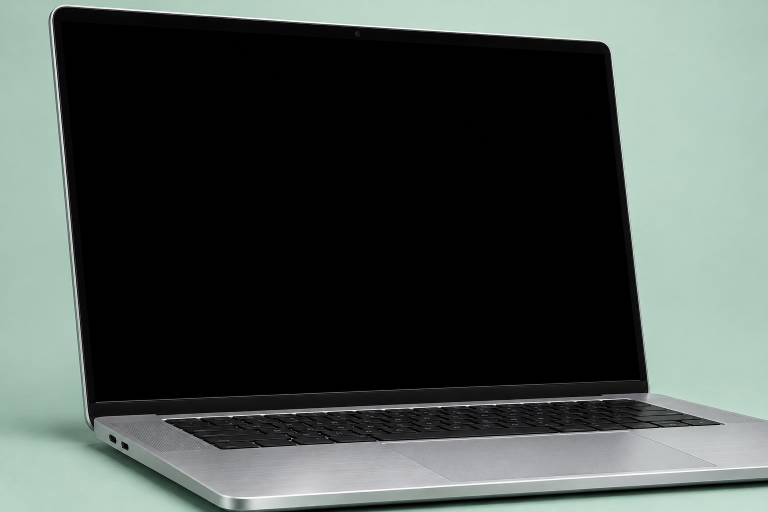
#> input picture marketing/launch/commercial-film-v1/originals/social-mac-plate.png, 1536 x 1024 px (shown at 1/2 size)
$ python social_covers.py
#> lines starting #> are read from the running program, lines starting #| are printed output that depends on the picture
### marketing/launch/commercial-film-v1/studio/chrome/composer.py
"""Editable, offline Chrome / ChatGPT draft composite. All geometry is in points.

draw_window(t, picture, scale=2, lang="en") produces a transparent, rounded 640x560 window.
The image visible in the editable draft is sampled from the caller's picture.
The Chrome / ChatGPT layout is reconstructed and does not control a browser.
"""
from functools import lru_cache
from math import cos, pi, sin
from pathlib import Path

from PIL import Image, ImageDraw, ImageFont, ImageOps

WIDTH, HEIGHT = 640, 560
ATTACH_TIME = 13.45
DRAFT = {
    "en": ("What’s on your mind today?", "What stands out in this photo?", " Look at the lean."),
    "zh-CN": ("今天想聊些什么？", "这张照片最吸引你的是什么？", "看看车手的倾角。"),
}
KEYSTROKES = {
    "en": (17.80,17.95,18.07,18.22,18.34,18.60,18.76,18.89,19.08,19.24,19.37,19.50,19.71,19.88,20.05,20.19,20.42,20.65),
    "zh-CN": (17.80,18.10,18.34,18.89,19.24,19.71,20.05,20.65),
}
TYPE_START, TYPE_END = 17.8, 20.65
ROOT = Path(__file__).resolve().parent
INK, MUTED, HAIR = "#1b1b1b", "#565656", "#DADADC"
FONT_PATHS = (
    "/System/Library/Fonts/HelveticaNeue.ttc",
    "/usr/share/fonts/truetype/dejavu/DejaVuSans.ttf",
)
_MATERIAL_KEY = None
_MATERIAL = None


# [10 lines left out: function _font, not called in this run]


class _Pen:
    def __init__(self, im, scale):
        self.im, self.s, self.d = im, scale, ImageDraw.Draw(im)

    def p(self, xy):
        return [round(v * self.s) for v in xy]

    def rect(self, box, color, radius=0, stroke=None, sw=1):
        self.d.rounded_rectangle(self.p(box), radius=round(radius*self.s),
                                 fill=color, outline=stroke, width=max(1, round(sw*self.s)))

    def ellipse(self, xy, fill, stroke=None, sw=1):
        self.d.ellipse(self.p(xy), fill, stroke, max(1, round(sw*self.s)))

    def line(self, points, fill, sw=1):
        pts = [tuple(self.p(pt)) for pt in points]
        self.d.line(pts, fill=fill, width=max(1, round(sw*self.s)), joint="curve")

    # [4 lines left out: function label, not called in this run]


@lru_cache(maxsize=4)
def _favicon(scale):
    asset = ROOT / "chatgpt-favicon.webp"
    with Image.open(asset) as f:
        return f.convert("RGBA").resize((round(15*scale),)*2, Image.Resampling.LANCZOS)


@lru_cache(maxsize=4)
def _base(scale):
    W,H = round(WIDTH*scale),round(HEIGHT*scale)
    im=Image.new("RGBA",(W,H),"#ffffff")
    q=_Pen(im,scale)
    # Chrome for macOS, light theme. A single tab is selected. The omnibox
    # shows only the public origin. There is no personal account or tab data.
    q.rect((0,0,640,37),"#DCE2EB")
    q.rect((0,36,640,76),"#F3F5F9")
    q.line([(0,75.75),(640,75.75)],"#CDD2D8",.75)
    for x,fill,edge in ((16,"#FF6058","#DD5049"),(36,"#FFBD2D","#E3A424"),(56,"#28C841","#22B138")):
        q.ellipse((x-5.5,13.8,x+5.5,24.8),fill,edge,.55)
    q.rect((79,6,289,45),"#F3F5F9",12)
    q.rect((76,32,292,38),"#F3F5F9")
    im.alpha_composite(_favicon(scale),(round(94*scale),round(13.75*scale)))
    q.label(117,21.2,"ChatGPT",12.3,color="#25282C")
    q.line([(267.5,17.7),(274.2,24.4)],"#5B6269",1.25)
    q.line([(274.2,17.7),(267.5,24.4)],"#5B6269",1.25)
    q.line([(306.4,20.6),(317,20.6)],"#515861",1.4)
    q.line([(311.7,15.3),(311.7,25.9)],"#515861",1.4)
    q.line([(17,55.4),(28.5,55.4)],"#626974",1.5)
    q.line([(22.8,49.7),(17,55.4),(22.8,61.1)],"#626974",1.5)
    q.line([(48.5,55.4),(60,55.4)],"#A6ADB7",1.4)
    q.line([(54.2,49.7),(60,55.4),(54.2,61.1)],"#A6ADB7",1.4)
    q.d.arc(q.p((79.4,49.5,91.3,61.4)),start=9,end=312,fill="#5D6570",width=max(1,round(1.45*scale)))
    q.line([(90.2,48.5),(90.2,52.7),(86.2,52.7)],"#5D6570",1.3)
    q.rect((105,41,608,69),"#E5EAF2",14)
    q.ellipse((111,45.6,130.6,65.2),"#F6F8FA")
    q.line([(116.2,52.7),(125,52.7)],"#515963",1.1)
    q.line([(116.2,57.8),(125,57.8)],"#515963",1.1)
    q.ellipse((117.4,50.8,120.9,54.3),"#515963")
    q.ellipse((121.1,56,124.6,59.5),"#515963")
    q.label(137,55,"chatgpt.com",13.1,color="#20242A")
    star=[(590+(6.4 if i%2==0 else 2.9)*cos(-pi/2+i*pi/5),55+(6.4 if i%2==0 else 2.9)*sin(-pi/2+i*pi/5)) for i in range(10)]
    q.line(star+[star[0]],"#59626D",1.12)
    for y in (50.6,55,59.4):
        q.ellipse((622.1,y-1.15,624.4,y+1.15),"#555D67")
    # Collapsed navigation. Chrome frame controls and ChatGPT controls belong
    # to separate rows, as on desktop.
    q.rect((20.7,94,37,108.3),None,3,INK,1.55)
    q.line([(26,94.9),(26,107.3)],INK,1.55)
    q.label(56,101.9,"ChatGPT",17.8,medium=True)
    q.line([(133.9,100.3),(137.8,104.2),(141.7,100.3)],MUTED,1.3)
    return im


def _smooth(x):
    a = max(0.0,min(1.0,x))
    return a*a*(3-2*a)


# [28 lines left out: functions _typed, _picture_tile, _clip, not called in this run]


def draw_window(t, picture, scale=2, *, attachment_time=ATTACH_TIME, lang="en"):
    """t is seconds on the 30-second master. Sibling source image stays untouched."""
    heading, question, _ = DRAFT[lang]
    im = _base(scale).copy()
    q = _Pen(im,scale)
    reveal = 0.0 if t<attachment_time else .24 + .76*_smooth((t-attachment_time)/.14)
    # The page centers a heading and the growing draft together. The other
    # elements move only as much as is required to make room for the picture.
    top = 282 - 25*reveal
    bottom = 375 + 50*reveal
    q.label(320,234-25*reveal,heading,31.4,anchor="mm",lang=lang)
    box=(42,top,598,bottom)
    q.rect((42,top+1.7,598,bottom+1.7),"#E8E8E8",26)
    q.rect(box,"#FFFFFF",26,"#DCDCDD",.9)
    if t>=attachment_time:
        # A single actual-image chip. The small x is the existing removal
        # affordance; it gets neither focus nor a click.
        w=max(1,round(66*scale))
        tile=_picture_tile(picture,(w,w)).copy()
        mask=Image.new("L",(w,w),0)
        ImageDraw.Draw(mask).rounded_rectangle((0,0,w-1,w-1),round(9*scale),fill=255)
        if reveal<1:
            # Clip to the amount of real estate available on this animation frame.
            cutoff=round(w*reveal)
            if cutoff<w: ImageDraw.Draw(mask).rectangle((0,cutoff,w,w),fill=0)
        tile.putalpha(mask)
        im.alpha_composite(tile,(round(56*scale),round((top+13)*scale)))
        if reveal>.75:
            q.ellipse((108,top+12,125,top+29),"#292929","#FFFFFF",1.4)
            q.line([(113.8,top+17.7),(119,top+22.9)],"white",1.25)
            q.line([(119,top+17.7),(113.8,top+22.9)],"white",1.25)
    text_y=top+27+75*reveal
    text=question+_typed(t,lang)
    length=q.label(61,text_y,text,19.2,lang=lang)
    if (TYPE_START<=t<TYPE_END+.26) or (t%1.08<.55):
        q.line([(61+length+1,text_y-9),(61+length+1,text_y+10)],"#212121",1)
    y=bottom-23
    q.line([(61.5,y),(77,y)],INK,1.6)
    q.line([(69.25,y-7.75),(69.25,y+7.75)],INK,1.6)
    q.rect((522.7,y-7.7,529.5,y+2.7),None,3.2,INK,1.45)
    q.d.arc(q.p((519.9,y-4.3,532.1,y+6.6)),start=0,end=180,fill=INK,width=max(1,round(1.45*scale)))
    q.line([(526.1,y+6.5),(526.1,y+9)],INK,1.4)
    q.ellipse((550,y-16,582,y+16),"#171717")
    q.line([(566,y+6.5),(566,y-6.5)],"white",1.9)
    q.line([(559.9,y-.4),(566,y-6.5),(572.1,y-.4)],"white",1.9)
    im.putalpha(_clip(scale))
    return im

### marketing/launch/commercial-film-v1/studio/social_covers.py
"""Studio photographs, perspective-tracked desktop and editorial press close-up."""
from functools import lru_cache
from io import BytesIO
from pathlib import Path

import cv2
import numpy as np
from PIL import Image, ImageDraw, ImageFilter, ImageFont, ImageOps

from chrome.composer import draw_window
from sets import ART, INK, ROOT, font, mark
from tray.tray import Tray


RESAMPLE = Image.Resampling.LANCZOS
FOREST = '#116555'
PAPER = (246, 249, 241)


# [28 lines left out: functions pingfang, cover_font, not called in this run]


@lru_cache
def device(lang):
    with Image.open(ART/'social-mac-plate.png') as original:
        photo = original.convert('RGB')
    with Image.open(ART/'infield.png') as original:
        desktop = ImageOps.fit(original.convert('RGB'), (1520, 1000),
                               method=RESAMPLE, centering=(.25, .51))
    with Image.open(ART/'banked.png') as picture:
        chrome = draw_window(16.25, picture, 3, lang=lang).resize((1073, 939), RESAMPLE)
    desktop.paste(chrome, (66, 29), chrome)

    # Four interior display corners measured on the unlettered 1536x1024 plate.
    # Work above the source resolution so tab glyphs survive the YouTube export.
    oversample = 1.55
    photo = photo.resize(tuple(round(v*oversample) for v in photo.size), RESAMPLE)
    screen = np.float32([(122, 44), (1208, 108), (1281, 759), (178, 803)]) * oversample
    source = np.float32([(0, 0), (1519, 0), (1519, 999), (0, 999)])
    transform = cv2.getPerspectiveTransform(source, screen)
    projection = cv2.warpPerspective(np.asarray(desktop), transform, photo.size,
                                     flags=cv2.INTER_CUBIC)
    mask = np.zeros(photo.size[::-1], np.uint8)
    cv2.fillConvexPoly(mask, np.rint(screen).astype(np.int32), 255, lineType=cv2.LINE_AA)
    return Image.composite(Image.fromarray(projection), photo, Image.fromarray(mask))


# [16 lines left out: function pointer, not called in this run]


@lru_cache
def press():
    return Tray(ART/'banked.png', ART/'infield.png').render(13.20)


class Cover:
    def __init__(self, width, height, pixel_width):
        self.s = pixel_width/width
        self.width, self.height = width, height
        self.size = self.px(width, height)
        self.image = Image.new('RGB', self.size, PAPER)

    def px(self, *values):
        return tuple(round(v*self.s) for v in values)

    def photograph(self, lang, x, y, width, tilt=False):
        # Extend the real studio sweep beyond the crop. Keep the contact shadow
        # and metal edge from the photograph itself, including along the trim.
        photo = device(lang)
        ratio = width*self.s/photo.width
        matrix = np.float32([[ratio, 0, x*self.s], [0, ratio, y*self.s]])
        pixels = cv2.warpAffine(np.asarray(photo), matrix, self.size,
                                flags=cv2.INTER_CUBIC, borderMode=cv2.BORDER_REPLICATE)
        set_image = Image.fromarray(pixels)
        # Sample an edge extension with a soft filter so grain does not stretch
        # out into long stripes across the extra negative space.
        small = (round(self.width/3), round(self.height/3))
        xx, yy = np.meshgrid(np.linspace(0, self.width, small[0]),
                             np.linspace(0, self.height, small[1]))
        dx = np.maximum(x-xx, 0)
        dy = np.maximum(y-yy, 0)
        distance = np.hypot(dx, dy)
        def field(value):
            return Image.fromarray(np.uint8(np.clip(value, 0, 1)*255)).resize(
                self.size, Image.Resampling.BICUBIC)
        softened = set_image.resize(small, Image.Resampling.BOX).filter(
            ImageFilter.GaussianBlur(2.2)).resize(self.size, Image.Resampling.BICUBIC)
        set_image.paste(softened, (0, 0), field(distance/28))
        set_image.paste(PAPER, (0, 0, *self.size), field(1-np.exp(-distance/180)))
        if tilt:
            rotation = cv2.getRotationMatrix2D(self.px(393, 650), -5, 1.04)
            rotation[1, 2] += self.px(20)[0]
            set_image = Image.fromarray(cv2.warpAffine(
                np.asarray(set_image), rotation, self.size, flags=cv2.INTER_CUBIC,
                borderMode=cv2.BORDER_REPLICATE))
        self.image = set_image

    def layer(self, picture, x, y, width):
        layer = picture.resize(self.px(width, width*picture.height/picture.width), RESAMPLE)
        self.image.paste(layer, self.px(x, y), layer)

    # [4 lines left out: function text, not called in this run]

    def brand(self, x, y, size):
        self.layer(mark(self.px(size)[0]), x, y, size)
        self.text(x+1.22*size, y, 'Riftlet', size*1.04, 'serif')

    # [16 lines left out: function selection, not called in this run]


def landscape(lang, height, pixel_width):
    cover = Cover(1200, height, pixel_width)
    tall = height == 900
    x, y, width = (506, 215, 1040) if tall else (584, 154, 857)
    cover.photograph(lang, x, y, width)
    cover.brand(48, 47 if tall else 31, 44 if tall else 38)
    title_y = 173 if tall else 123
    if lang == 'zh-CN':
        cover.text(42, title_y, '截张图，', 111 if tall else 100, 'headline')
        cover.text(39, title_y+(124 if tall else 111), '接着问。',
                   133 if tall else 118, 'headline', FOREST)
        body_y = title_y+(304 if tall else 264)
        cover.text(49, body_y, '一点就进 ChatGPT 草稿。', 40 if tall else 37, 'copy')
        cover.text(49, body_y+(59 if tall else 53), '不用找文件，也不用拖图。', 31 if tall else 28, 'copy')
        cover.text(49, height-64, '适用于 Mac 上的 Chrome', 21, 'copy')
    else:
        cover.text(46, title_y-5, 'Screenshot.', 108, 'serif')
        cover.text(44, title_y+102, 'Keep writing.', 78, 'bold', FOREST)
        cover.text(49, title_y+249, 'One click to your ChatGPT draft.', 34, 'medium')
        cover.text(49, title_y+298, 'No file hunting or dragging.', 27, 'medium')
        cover.text(49, height-64, 'For Chrome on Mac', 21, 'medium')
    cover.text(49, height-34, 'riftlet.com', 16, 'medium', FOREST)
    tray_box = (754, 141, 374) if tall else (773, 44, 368)
    cover.selection(*tray_box)
    return cover.image


# [26 lines left out: functions portrait, save, not called in this run]


def main():
    save(landscape('zh-CN', 900, 1920), 'bilibili-feed-zh-CN.jpg')
#> in __init__, `self.image = Image.new('RGB', self.size, PAPER)`:
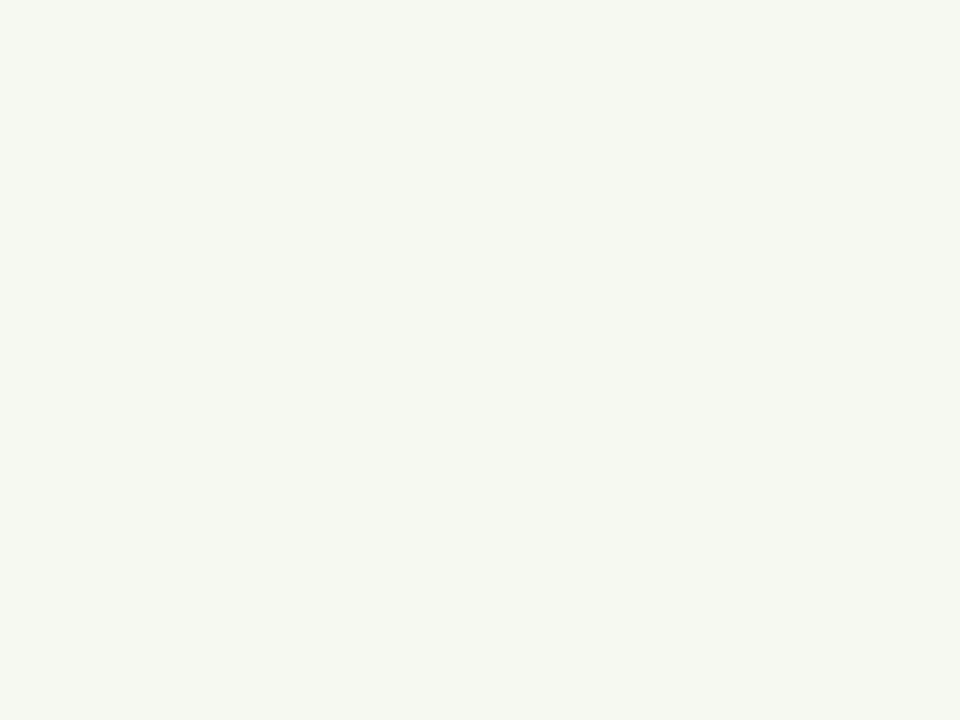
#> self.image: PIL image 1920x1440 RGB (shown at 1/2 size); mean R, G, B 246, 249, 241
#> in device, original is the input picture: PIL image 1536x1024 RGB; mean R, G, B 73.1, 81.3, 77.6
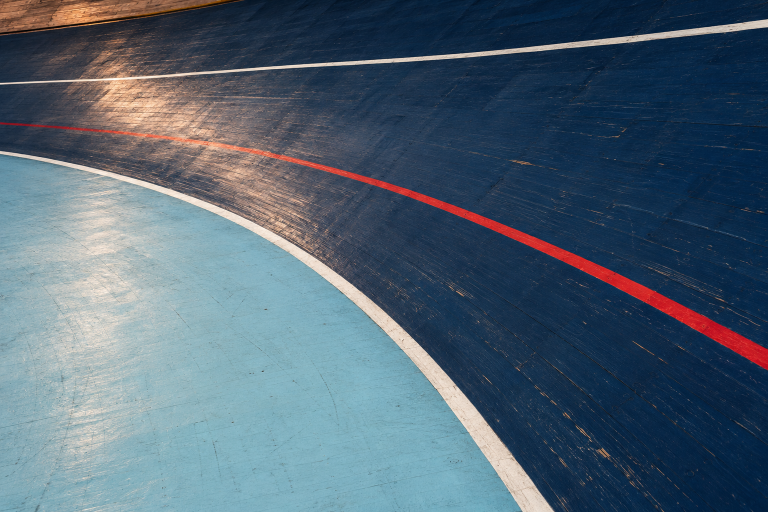
#> input picture marketing/launch/commercial-film-v1/originals/infield.png, 1536 x 1024 px (shown at 1/2 size)
#> in device, original is the input picture: PIL image 1536x1024 RGB; mean R, G, B 80.5, 99.3, 114.7
#> in device, `desktop = ImageOps.fit(original.convert('RGB'), (1520, 1000), method=R..`:
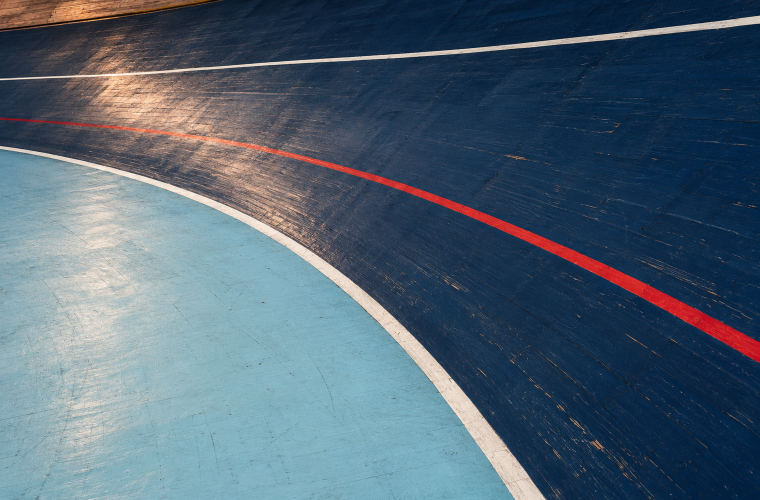
#> desktop: PIL image 1520x1000 RGB (shown at 1/2 size); mean R, G, B 80.6, 99.4, 114.9
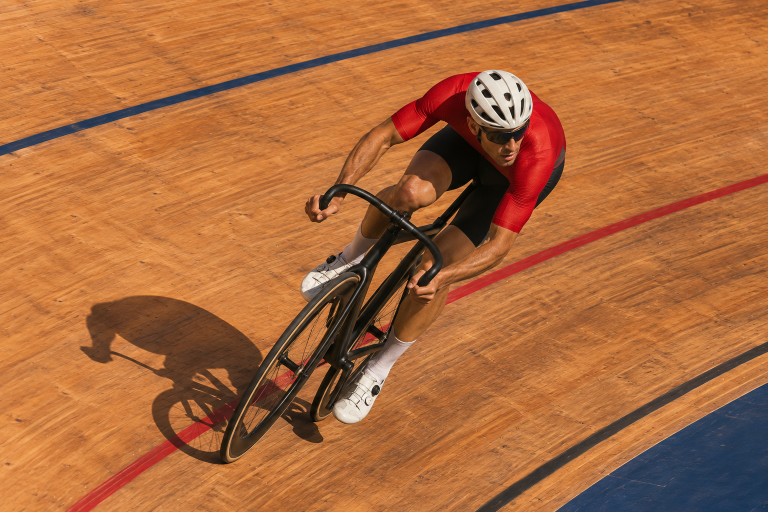
#> input picture marketing/launch/commercial-film-v1/originals/banked.png, 1536 x 1024 px (shown at 1/2 size)
#> in device, picture is the input picture: PIL image 1536x1024 RGB; mean R, G, B 172.2, 106, 60.6
#> in _base, `im=Image.new("RGBA",(W,H),"#ffffff")`: im: PIL image 1920x1680 RGBA; every value is 255
#> in __init__, `self.im, self.s, self.d = im, scale, ImageDraw.Draw(im)`: self.s = 3
#> in line, `pts = [tuple(self.p(pt)) for pt in points]`: pts = [(0, 227), (1920, 227)]
    save(landscape('zh-CN', 675, 1920), 'bilibili-player-zh-CN.jpg')
    save(portrait(), 'xiaohongshu-zh-CN.jpg')
    save(landscape('en', 675, 3840), 'youtube-en.jpg')


if __name__ == '__main__':
#> (the run stopped early here; a loop or call above may not have finished)
